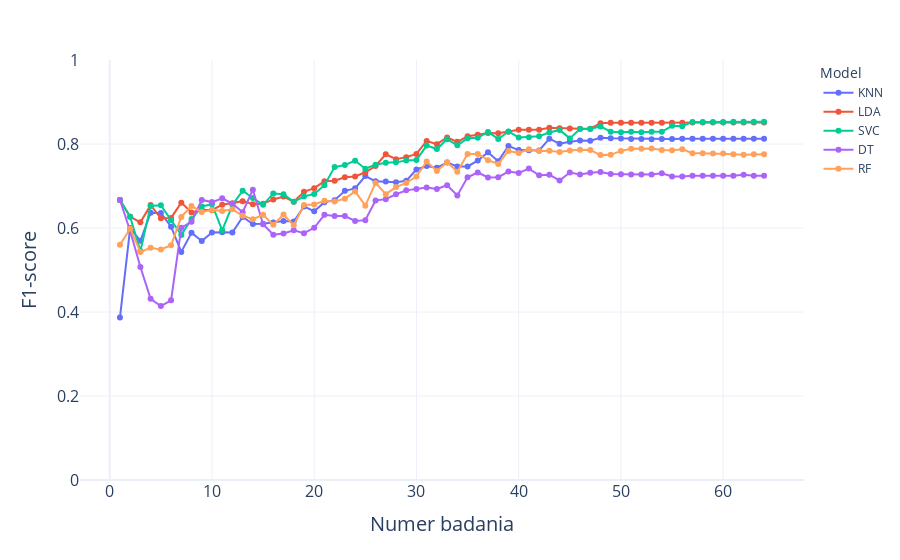

Source (notebook cell):
### Code cell
x_label='Numer badania'
title='klasyfikacja_obserwacje_accuracy'
# results_df = results_df[results_df['Model'].isin(['LDA', 'KNN'])]
fig = px.line(results_df, x='n_badan', y='F1-score 100 test', color='Model', markers=True, line_shape='linear')

# Dodajemy etykiety i tytuł
fig.update_layout(
    xaxis=dict(
        title=x_label,
        tickfont=dict(size=16),
        title_font=dict(size=20),
    ),
    yaxis=dict(
        title='F1-score',
        tickfont=dict(size=16),
        title_font=dict(size=20),
        range=[0, 1]
    )
)

fig.update_layout(template="plotly_white")
fig.show()
# fig.write_image("images5/wykresy_w_czasie_lda_knn.png", width=1000, height=600, scale=4, format="png")
fig.write_image("images5/wykresy_w_czasie_100_fscore.png", width=1000, height=600, scale=4, format="png")

### Figure 1 — Plotly figure (JSON) as saved in the notebook; plotly's stock layout.template omitted (floating-point values rounded to 4 significant figures)
{"data": [{"hovertemplate": "Model=KNN<br>n_badan=%{x}<br>F1-score 100 test=%{y}<extra></extra>", "legendgroup": "KNN", "line": {"color": "#636efa", "dash": "solid", "shape": "linear"}, "marker": {"symbol": "circle"}, "mode": "lines+markers", "name": "KNN", "orientation": "v", "showlegend": true, "type": "scatter", "x": [1, 2, 3, 4, 5, 6, 7, 8, 9, 10, 11, 12, 13, 14, 15, 16, 17, 18, 19, 20, 21, 22, 23, 24, 25, 26, 27, 28, 29, 30, 31, 32, 33, 34, 35, 36, 37, 38, 39, 40, 41, 42, 43, 44, 45, 46, 47, 48, 49, 50, 51, 52, 53, 54, 55, 56, 57, 58, 59, 60, 61, 62, 63, 64], "xaxis": "x", "y": [0.3867, 0.5998, 0.5694, 0.6365, 0.6357, 0.6032, 0.5431, 0.5887, 0.5691, 0.5891, 0.5898, 0.5891, 0.6263, 0.6096, 0.61, 0.613, 0.6165, 0.6156, 0.6514, 0.6398, 0.6612, 0.6663, 0.6886, 0.6944, 0.7237, 0.7111, 0.7107, 0.7087, 0.7123, 0.7394, 0.7476, 0.7436, 0.7559, 0.7467, 0.7465, 0.7605, 0.7804, 0.7592, 0.7951, 0.7855, 0.7849, 0.7847, 0.8127, 0.8007, 0.8052, 0.8081, 0.808, 0.8148, 0.8135, 0.8131, 0.8122, 0.8122, 0.8115, 0.8121, 0.8121, 0.8126, 0.8124, 0.8124, 0.8124, 0.8124, 0.8124, 0.8124, 0.8124, 0.8124], "yaxis": "y"}, {"hovertemplate": "Model=LDA<br>n_badan=%{x}<br>F1-score 100 test=%{y}<extra></extra>", "legendgroup": "LDA", "line": {"color": "#EF553B", "dash": "solid", "shape": "linear"}, "marker": {"symbol": "circle"}, "mode": "lines+markers", "name": "LDA", "orientation": "v", "showlegend": true, "type": "scatter", "x": [1, 2, 3, 4, 5, 6, 7, 8, 9, 10, 11, 12, 13, 14, 15, 16, 17, 18, 19, 20, 21, 22, 23, 24, 25, 26, 27, 28, 29, 30, 31, 32, 33, 34, 35, 36, 37, 38, 39, 40, 41, 42, 43, 44, 45, 46, 47, 48, 49, 50, 51, 52, 53, 54, 55, 56, 57, 58, 59, 60, 61, 62, 63, 64], "xaxis": "x", "y": [0.6667, 0.627, 0.6135, 0.6545, 0.6231, 0.624, 0.6604, 0.637, 0.6432, 0.6423, 0.6555, 0.6591, 0.6639, 0.6566, 0.6576, 0.668, 0.6749, 0.6627, 0.6861, 0.6948, 0.7112, 0.7125, 0.7209, 0.7226, 0.7327, 0.7476, 0.7753, 0.7639, 0.7687, 0.7762, 0.8072, 0.7996, 0.8156, 0.8051, 0.8183, 0.8219, 0.8263, 0.8257, 0.8289, 0.8339, 0.8339, 0.8339, 0.8389, 0.8375, 0.8367, 0.8365, 0.8365, 0.8492, 0.8504, 0.8504, 0.8504, 0.8504, 0.8504, 0.8504, 0.8504, 0.8504, 0.8511, 0.8511, 0.8511, 0.8511, 0.8511, 0.8511, 0.8511, 0.8511], "yaxis": "y"}, {"hovertemplate": "Model=SVC<br>n_badan=%{x}<br>F1-score 100 test=%{y}<extra></extra>", "legendgroup": "SVC", "line": {"color": "#00cc96", "dash": "solid", "shape": "linear"}, "marker": {"symbol": "circle"}, "mode": "lines+markers", "name": "SVC", "orientation": "v", "showlegend": true, "type": "scatter", "x": [1, 2, 3, 4, 5, 6, 7, 8, 9, 10, 11, 12, 13, 14, 15, 16, 17, 18, 19, 20, 21, 22, 23, 24, 25, 26, 27, 28, 29, 30, 31, 32, 33, 34, 35, 36, 37, 38, 39, 40, 41, 42, 43, 44, 45, 46, 47, 48, 49, 50, 51, 52, 53, 54, 55, 56, 57, 58, 59, 60, 61, 62, 63, 64], "xaxis": "x", "y": [0.6667, 0.6265, 0.5453, 0.6523, 0.6542, 0.6183, 0.5836, 0.6211, 0.6512, 0.6566, 0.5946, 0.6546, 0.6887, 0.6714, 0.6552, 0.6818, 0.6802, 0.6624, 0.6752, 0.6809, 0.702, 0.745, 0.75, 0.7603, 0.7412, 0.7507, 0.7556, 0.7563, 0.7607, 0.7616, 0.7963, 0.788, 0.8115, 0.797, 0.8135, 0.8148, 0.8286, 0.8121, 0.8298, 0.8157, 0.8162, 0.8183, 0.8276, 0.8334, 0.8134, 0.8354, 0.8357, 0.8419, 0.8291, 0.8281, 0.8291, 0.828, 0.8294, 0.8291, 0.8433, 0.8422, 0.8526, 0.8526, 0.8526, 0.8526, 0.8531, 0.8531, 0.8531, 0.8531], "yaxis": "y"}, {"hovertemplate": "Model=DT<br>n_badan=%{x}<br>F1-score 100 test=%{y}<extra></extra>", "legendgroup": "DT", "line": {"color": "#ab63fa", "dash": "solid", "shape": "linear"}, "marker": {"symbol": "circle"}, "mode": "lines+markers", "name": "DT", "orientation": "v", "showlegend": true, "type": "scatter", "x": [1, 2, 3, 4, 5, 6, 7, 8, 9, 10, 11, 12, 13, 14, 15, 16, 17, 18, 19, 20, 21, 22, 23, 24, 25, 26, 27, 28, 29, 30, 31, 32, 33, 34, 35, 36, 37, 38, 39, 40, 41, 42, 43, 44, 45, 46, 47, 48, 49, 50, 51, 52, 53, 54, 55, 56, 57, 58, 59, 60, 61, 62, 63, 64], "xaxis": "x", "y": [0.6667, 0.5928, 0.5073, 0.4315, 0.4143, 0.4278, 0.6004, 0.615, 0.6668, 0.6617, 0.6708, 0.6579, 0.6377, 0.6911, 0.6088, 0.5838, 0.5869, 0.5946, 0.5878, 0.6005, 0.6313, 0.6289, 0.6284, 0.6167, 0.6187, 0.6655, 0.6687, 0.6803, 0.6896, 0.6927, 0.6962, 0.6928, 0.7019, 0.6776, 0.7208, 0.7322, 0.7202, 0.7211, 0.7344, 0.7312, 0.7415, 0.7254, 0.727, 0.7133, 0.7321, 0.7274, 0.7317, 0.7334, 0.7285, 0.728, 0.7274, 0.7274, 0.7274, 0.7305, 0.7225, 0.7228, 0.7247, 0.7247, 0.7247, 0.7247, 0.7247, 0.7267, 0.7247, 0.7247], "yaxis": "y"}, {"hovertemplate": "Model=RF<br>n_badan=%{x}<br>F1-score 100 test=%{y}<extra></extra>", "legendgroup": "RF", "line": {"color": "#FFA15A", "dash": "solid", "shape": "linear"}, "marker": {"symbol": "circle"}, "mode": "lines+markers", "name": "RF", "orientation": "v", "showlegend": true, "type": "scatter", "x": [1, 2, 3, 4, 5, 6, 7, 8, 9, 10, 11, 12, 13, 14, 15, 16, 17, 18, 19, 20, 21, 22, 23, 24, 25, 26, 27, 28, 29, 30, 31, 32, 33, 34, 35, 36, 37, 38, 39, 40, 41, 42, 43, 44, 45, 46, 47, 48, 49, 50, 51, 52, 53, 54, 55, 56, 57, 58, 59, 60, 61, 62, 63, 64], "xaxis": "x", "y": [0.56, 0.5984, 0.543, 0.5527, 0.549, 0.5589, 0.6264, 0.6522, 0.6383, 0.6427, 0.6404, 0.6448, 0.629, 0.6208, 0.6316, 0.6075, 0.6322, 0.6064, 0.6548, 0.6562, 0.6648, 0.6633, 0.6699, 0.687, 0.6531, 0.7074, 0.6806, 0.6974, 0.7073, 0.7225, 0.7583, 0.7357, 0.7568, 0.7339, 0.776, 0.7764, 0.7616, 0.7524, 0.7835, 0.7785, 0.7872, 0.7835, 0.7841, 0.781, 0.7845, 0.7864, 0.7859, 0.7735, 0.7742, 0.7836, 0.7886, 0.7886, 0.7893, 0.7855, 0.7854, 0.7873, 0.7781, 0.7781, 0.7776, 0.7773, 0.7755, 0.7746, 0.7755, 0.7755], "yaxis": "y"}], "layout": {"legend": {"title": {"text": "Model"}, "tracegroupgap": 0}, "margin": {"t": 60}, "xaxis": {"anchor": "y", "domain": [0, 1], "tickfont": {"size": 16}, "title": {"font": {"size": 20}, "text": "Numer badania"}}, "yaxis": {"anchor": "x", "domain": [0, 1], "range": [0, 1], "tickfont": {"size": 16}, "title": {"font": {"size": 20}, "text": "F1-score"}}}}
